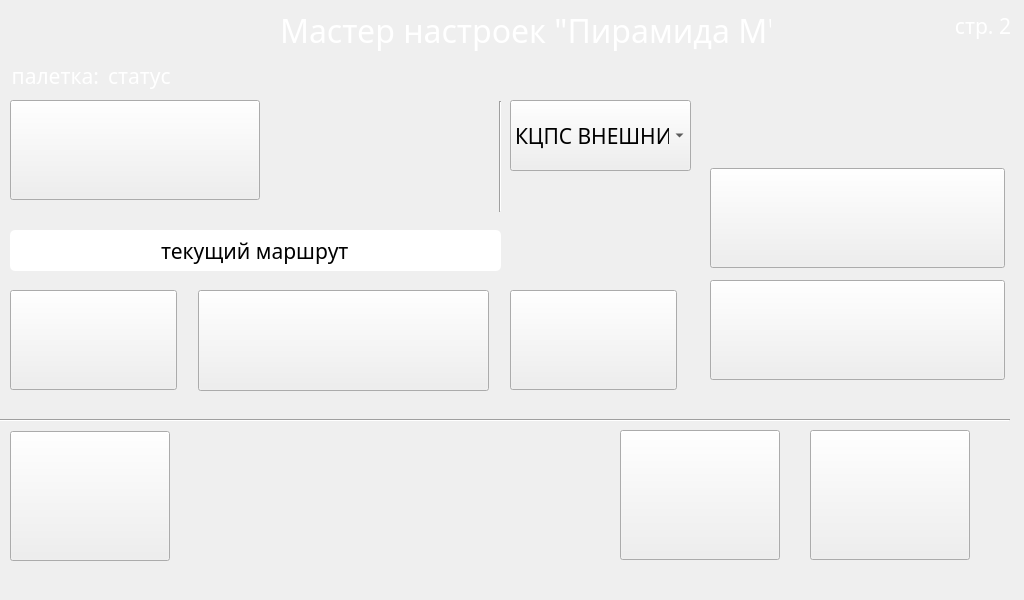
    <widget class="QWidget" name="Page2" native="true">
     <property name="minimumSize">
      <size>
       <width>1024</width>
       <height>600</height>
      </size>
     </property>
     <property name="maximumSize">
      <size>
       <width>1024</width>
       <height>600</height>
      </size>
     </property>
     <widget class="QLabel" name="page1_2">
      <property name="geometry">
       <rect>
        <x>920</x>
        <y>10</y>
        <width>91</width>
        <height>31</height>
       </rect>
      </property>
      <property name="palette">
       <palette>
        <active>
         <colorrole role="WindowText">
          <brush brushstyle="SolidPattern">
           <color alpha="255">
            <red>255</red>
            <green>255</green>
            <blue>255</blue>
           </color>
          </brush>
         </colorrole>
         <colorrole role="Text">
          <brush brushstyle="SolidPattern">
           <color alpha="255">
            <red>255</red>
            <green>255</green>
            <blue>255</blue>
           </color>
          </brush>
         </colorrole>
         <colorrole role="ButtonText">
          <brush brushstyle="SolidPattern">
           <color alpha="255">
            <red>255</red>
            <green>255</green>
            <blue>255</blue>
           </color>
          </brush>
         </colorrole>
        </active>
        <inactive>
         <colorrole role="WindowText">
          <brush brushstyle="SolidPattern">
           <color alpha="255">
            <red>255</red>
            <green>255</green>
            <blue>255</blue>
           </color>
          </brush>
         </colorrole>
         <colorrole role="Text">
          <brush brushstyle="SolidPattern">
           <color alpha="255">
            <red>255</red>
            <green>255</green>
            <blue>255</blue>
           </color>
          </brush>
         </colorrole>
         <colorrole role="ButtonText">
          <brush brushstyle="SolidPattern">
           <color alpha="255">
            <red>255</red>
            <green>255</green>
            <blue>255</blue>
           </color>
          </brush>
         </colorrole>
        </inactive>
        <disabled>
         <colorrole role="WindowText">
          <brush brushstyle="SolidPattern">
           <color alpha="255">
            <red>120</red>
            <green>120</green>
            <blue>120</blue>
           </color>
          </brush>
         </colorrole>
         <colorrole role="Text">
          <brush brushstyle="SolidPattern">
           <color alpha="255">
            <red>120</red>
            <green>120</green>
            <blue>120</blue>
           </color>
          </brush>
         </colorrole>
         <colorrole role="ButtonText">
          <brush brushstyle="SolidPattern">
           <color alpha="255">
            <red>120</red>
            <green>120</green>
            <blue>120</blue>
           </color>
          </brush>
         </colorrole>
        </disabled>
       </palette>
      </property>
      <property name="font">
       <font>
        <family>Trebuchet MS</family>
        <pointsize>16</pointsize>
       </font>
      </property>
      <property name="text">
       <string>стр. 2</string>
      </property>
      <property name="alignment">
       <set>Qt::AlignRight|Qt::AlignTrailing|Qt::AlignVCenter</set>
      </property>
     </widget>
     <widget class="QLabel" name="paletLbl_2">
      <property name="geometry">
       <rect>
        <x>8</x>
        <y>60</y>
        <width>91</width>
        <height>31</height>
       </rect>
      </property>
      <property name="palette">
       <palette>
        <active>
         <colorrole role="WindowText">
          <brush brushstyle="SolidPattern">
           <color alpha="255">
            <red>255</red>
            <green>255</green>
            <blue>255</blue>
           </color>
          </brush>
         </colorrole>
         <colorrole role="Text">
          <brush brushstyle="SolidPattern">
           <color alpha="255">
            <red>255</red>
            <green>255</green>
            <blue>255</blue>
           </color>
          </brush>
         </colorrole>
         <colorrole role="ButtonText">
          <brush brushstyle="SolidPattern">
           <color alpha="255">
            <red>255</red>
            <green>255</green>
            <blue>255</blue>
           </color>
          </brush>
         </colorrole>
        </active>
        <inactive>
         <colorrole role="WindowText">
          <brush brushstyle="SolidPattern">
           <color alpha="255">
            <red>255</red>
            <green>255</green>
            <blue>255</blue>
           </color>
          </brush>
         </colorrole>
         <colorrole role="Text">
          <brush brushstyle="SolidPattern">
           <color alpha="255">
            <red>255</red>
            <green>255</green>
            <blue>255</blue>
           </color>
          </brush>
         </colorrole>
         <colorrole role="ButtonText">
          <brush brushstyle="SolidPattern">
           <color alpha="255">
            <red>255</red>
            <green>255</green>
            <blue>255</blue>
           </color>
          </brush>
         </colorrole>
        </inactive>
        <disabled>
         <colorrole role="WindowText">
          <brush brushstyle="SolidPattern">
           <color alpha="255">
            <red>120</red>
            <green>120</green>
            <blue>120</blue>
           </color>
          </brush>
         </colorrole>
         <colorrole role="Text">
          <brush brushstyle="SolidPattern">
           <color alpha="255">
            <red>120</red>
            <green>120</green>
            <blue>120</blue>
           </color>
          </brush>
         </colorrole>
         <colorrole role="ButtonText">
          <brush brushstyle="SolidPattern">
           <color alpha="255">
            <red>120</red>
            <green>120</green>
            <blue>120</blue>
           </color>
          </brush>
         </colorrole>
        </disabled>
       </palette>
      </property>
      <property name="font">
       <font>
        <family>Trebuchet MS</family>
        <pointsize>16</pointsize>
       </font>
      </property>
      <property name="text">
       <string>палетка:</string>
      </property>
      <property name="alignment">
       <set>Qt::AlignRight|Qt::AlignTrailing|Qt::AlignVCenter</set>
      </property>
     </widget>
     <widget class="QLabel" name="caption_3">
      <property name="geometry">
       <rect>
        <x>280</x>
        <y>10</y>
        <width>491</width>
        <height>41</height>
       </rect>
      </property>
      <property name="palette">
       <palette>
        <active>
         <colorrole role="WindowText">
          <brush brushstyle="SolidPattern">
           <color alpha="255">
            <red>255</red>
            <green>255</green>
            <blue>255</blue>
           </color>
          </brush>
         </colorrole>
         <colorrole role="Text">
          <brush brushstyle="SolidPattern">
           <color alpha="255">
            <red>255</red>
            <green>255</green>
            <blue>255</blue>
           </color>
          </brush>
         </colorrole>
         <colorrole role="ButtonText">
          <brush brushstyle="SolidPattern">
           <color alpha="255">
            <red>255</red>
            <green>255</green>
            <blue>255</blue>
           </color>
          </brush>
         </colorrole>
        </active>
        <inactive>
         <colorrole role="WindowText">
          <brush brushstyle="SolidPattern">
           <color alpha="255">
            <red>255</red>
            <green>255</green>
            <blue>255</blue>
           </color>
          </brush>
         </colorrole>
         <colorrole role="Text">
          <brush brushstyle="SolidPattern">
           <color alpha="255">
            <red>255</red>
            <green>255</green>
            <blue>255</blue>
           </color>
          </brush>
         </colorrole>
         <colorrole role="ButtonText">
          <brush brushstyle="SolidPattern">
           <color alpha="255">
            <red>255</red>
            <green>255</green>
            <blue>255</blue>
           </color>
          </brush>
         </colorrole>
        </inactive>
        <disabled>
         <colorrole role="WindowText">
          <brush brushstyle="SolidPattern">
           <color alpha="255">
            <red>120</red>
            <green>120</green>
            <blue>120</blue>
           </color>
          </brush>
         </colorrole>
         <colorrole role="Text">
          <brush brushstyle="SolidPattern">
           <color alpha="255">
            <red>120</red>
            <green>120</green>
            <blue>120</blue>
           </color>
          </brush>
         </colorrole>
         <colorrole role="ButtonText">
          <brush brushstyle="SolidPattern">
           <color alpha="255">
            <red>120</red>
            <green>120</green>
            <blue>120</blue>
           </color>
          </brush>
         </colorrole>
        </disabled>
       </palette>
      </property>
      <property name="font">
       <font>
        <family>Trebuchet MS</family>
        <pointsize>24</pointsize>
       </font>
      </property>
      <property name="text">
       <string>Мастер настроек &quot;Пирамида М&quot;</string>
      </property>
      <property name="alignment">
       <set>Qt::AlignLeading|Qt::AlignLeft|Qt::AlignVCenter</set>
      </property>
     </widget>
     <widget class="QLabel" name="routeStatus">
      <property name="geometry">
       <rect>
        <x>108</x>
        <y>60</y>
        <width>391</width>
        <height>31</height>
       </rect>
      </property>
      <property name="palette">
       <palette>
        <active>
         <colorrole role="WindowText">
          <brush brushstyle="SolidPattern">
           <color alpha="255">
            <red>255</red>
            <green>255</green>
            <blue>255</blue>
           </color>
          </brush>
         </colorrole>
         <colorrole role="Text">
          <brush brushstyle="SolidPattern">
           <color alpha="255">
            <red>255</red>
            <green>255</green>
            <blue>255</blue>
           </color>
          </brush>
         </colorrole>
         <colorrole role="ButtonText">
          <brush brushstyle="SolidPattern">
           <color alpha="255">
            <red>255</red>
            <green>255</green>
            <blue>255</blue>
           </color>
          </brush>
         </colorrole>
        </active>
        <inactive>
         <colorrole role="WindowText">
          <brush brushstyle="SolidPattern">
           <color alpha="255">
            <red>255</red>
            <green>255</green>
            <blue>255</blue>
           </color>
          </brush>
         </colorrole>
         <colorrole role="Text">
          <brush brushstyle="SolidPattern">
           <color alpha="255">
            <red>255</red>
            <green>255</green>
            <blue>255</blue>
           </color>
          </brush>
         </colorrole>
         <colorrole role="ButtonText">
          <brush brushstyle="SolidPattern">
           <color alpha="255">
            <red>255</red>
            <green>255</green>
            <blue>255</blue>
           </color>
          </brush>
         </colorrole>
        </inactive>
        <disabled>
         <colorrole role="WindowText">
          <brush brushstyle="SolidPattern">
           <color alpha="255">
            <red>120</red>
            <green>120</green>
            <blue>120</blue>
           </color>
          </brush>
         </colorrole>
         <colorrole role="Text">
          <brush brushstyle="SolidPattern">
           <color alpha="255">
            <red>120</red>
            <green>120</green>
            <blue>120</blue>
           </color>
          </brush>
         </colorrole>
         <colorrole role="ButtonText">
          <brush brushstyle="SolidPattern">
           <color alpha="255">
            <red>120</red>
            <green>120</green>
            <blue>120</blue>
           </color>
          </brush>
         </colorrole>
        </disabled>
       </palette>
      </property>
      <property name="font">
       <font>
        <family>Trebuchet MS</family>
        <pointsize>16</pointsize>
       </font>
      </property>
      <property name="text">
       <string>статус</string>
      </property>
      <property name="alignment">
       <set>Qt::AlignLeading|Qt::AlignLeft|Qt::AlignVCenter</set>
      </property>
     </widget>
     <widget class="Line" name="line_7">
      <property name="geometry">
       <rect>
        <x>490</x>
        <y>101</y>
        <width>20</width>
        <height>111</height>
       </rect>
      </property>
      <property name="orientation">
       <enum>Qt::Vertical</enum>
      </property>
     </widget>
     <widget class="Line" name="line_8">
      <property name="geometry">
       <rect>
        <x>-10</x>
        <y>410</y>
        <width>1020</width>
        <height>20</height>
       </rect>
      </property>
      <property name="orientation">
       <enum>Qt::Horizontal</enum>
      </property>
     </widget>
     <widget class="QPushButton" name="loadNewRouteBut">
      <property name="geometry">
       <rect>
        <x>10</x>
        <y>100</y>
        <width>250</width>
        <height>100</height>
       </rect>
      </property>
      <property name="font">
       <font>
        <family>Trebuchet MS</family>
        <pointsize>14</pointsize>
       </font>
      </property>
      <property name="styleSheet">
       <string notr="true"> QPushButton:hover:pressed {
    padding-right: 15px; /* make room for the arrows */
	border-image: url(:/Pyramid/zagr_trek_n.png);
     border-width: 3;}
 
QPushButton{
     padding-right: 15px; /* make room for the arrows */
   	border-image: url(:/Pyramid/zagr_trek.png);
     border-width: 3;}

 QPushButton:hover {
    padding-right: 15px; /* make room for the arrows */
   border-image: url(:/Pyramid/zagr_trek.png);
     border-width: 3;}

QPushButton:disabled {
    padding-right: 15px; /* make room for the arrows */
	border-image: url(:/Pyramid/zagr_trek_n.png);
     border-width: 3;}</string>
      </property>
      <property name="text">
       <string/>
      </property>
     </widget>
     <widget class="QPushButton" name="dontUseRoute">
      <property name="geometry">
       <rect>
        <x>710</x>
        <y>280</y>
        <width>295</width>
        <height>100</height>
       </rect>
      </property>
      <property name="styleSheet">
       <string notr="true"> QPushButton:hover:pressed {
    padding-right: 15px; /* make room for the arrows */
	border-image: url(:/Pyramid/ne_isp_n.png);
     border-width: 3;}
 
QPushButton{
     padding-right: 15px; /* make room for the arrows */
   	border-image: url(:/Pyramid/ne_isp.png);
     border-width: 3;}

 QPushButton:hover {
    padding-right: 15px; /* make room for the arrows */
   border-image: url(:/Pyramid/ne_isp.png);
     border-width: 3;}
 QPushButton:disabled {
    padding-right: 15px; /* make room for the arrows */
	border-image: url(:/Pyramid/ne_isp_n.png);
     border-width: 3;}</string>
      </property>
      <property name="text">
       <string/>
      </property>
     </widget>
     <widget class="QPushButton" name="useLastRoute">
      <property name="geometry">
       <rect>
        <x>710</x>
        <y>168</y>
        <width>295</width>
        <height>100</height>
       </rect>
      </property>
      <property name="styleSheet">
       <string notr="true"> QPushButton:hover:pressed {
    padding-right: 15px; /* make room for the arrows */
	border-image: url(:/Pyramid/isp_posledniy_n.png);
     border-width: 3;}
 
QPushButton{
     padding-right: 15px; /* make room for the arrows */
   	border-image: url(:/Pyramid/isp_posledniy.png);
     border-width: 3;}

 QPushButton:hover {
    padding-right: 15px; /* make room for the arrows */
   border-image: url(:/Pyramid/isp_posledniy.png);
     border-width: 3;}
 QPushButton:disabled {
    padding-right: 15px; /* make room for the arrows */
	border-image: url(:/Pyramid/isp_posledniy_n.png);
     border-width: 3;}</string>
      </property>
      <property name="text">
       <string/>
      </property>
     </widget>
     <widget class="QPushButton" name="pervRoute">
      <property name="geometry">
       <rect>
        <x>10</x>
        <y>290</y>
        <width>167</width>
        <height>100</height>
       </rect>
      </property>
      <property name="font">
       <font>
        <family>Trebuchet MS</family>
        <pointsize>10</pointsize>
       </font>
      </property>
      <property name="styleSheet">
       <string notr="true"> QPushButton:hover:pressed {
    padding-right: 15px; /* make room for the arrows */
	border-image: url(:/Pyramid/predidushiy_n.png);
     border-width: 3;}
 
QPushButton{
     padding-right: 15px; /* make room for the arrows */
   	border-image: url(:/Pyramid/predidushiy.png);
     border-width: 3;}

 QPushButton:hover {
    padding-right: 15px; /* make room for the arrows */
   border-image: url(:/Pyramid/predidushiy.png);
     border-width: 3;}
QPushButton:disabled {
    padding-right: 15px; /* make room for the arrows */
	border-image: url(:/Pyramid/predidushiy_n.png);
     border-width: 3;}</string>
      </property>
      <property name="text">
       <string/>
      </property>
     </widget>
     <widget class="QPushButton" name="nextRoute">
      <property name="geometry">
       <rect>
        <x>510</x>
        <y>290</y>
        <width>167</width>
        <height>100</height>
       </rect>
      </property>
      <property name="font">
       <font>
        <family>Trebuchet MS</family>
        <pointsize>10</pointsize>
       </font>
      </property>
      <property name="styleSheet">
       <string notr="true"> QPushButton:hover:pressed {
    padding-right: 15px; /* make room for the arrows */
	border-image: url(:/Pyramid/sledujushiy_n.png);
     border-width: 3;}
 
QPushButton{
     padding-right: 15px; /* make room for the arrows */
   	border-image: url(:/Pyramid/sledujushiy.png);
     border-width: 3;}

 QPushButton:hover {
    padding-right: 15px; /* make room for the arrows */
   border-image: url(:/Pyramid/sledujushiy.png);
     border-width: 3;}
 QPushButton:disabled {
    padding-right: 15px; /* make room for the arrows */
	border-image: url(:/Pyramid/sledujushiy_n.png);
     border-width: 3;}
 </string>
      </property>
      <property name="text">
       <string/>
      </property>
     </widget>
     <widget class="QPushButton" name="nextButPage2">
      <property name="geometry">
       <rect>
        <x>810</x>
        <y>430</y>
        <width>160</width>
        <height>130</height>
       </rect>
      </property>
      <property name="styleSheet">
       <string notr="true"> QPushButton:hover:pressed {
    padding-right: 15px; /* make room for the arrows */
	border-image: url(:/Pyramid/dalee_n.png);
     border-width: 3;}
 
QPushButton{
     padding-right: 15px; /* make room for the arrows */
   	border-image: url(:/Pyramid/dalee.png);
     border-width: 3;}

 QPushButton:hover {
    padding-right: 15px; /* make room for the arrows */
   border-image: url(:/Pyramid/dalee.png);
     border-width: 3;}</string>
      </property>
      <property name="text">
       <string/>
      </property>
     </widget>
     <widget class="QPushButton" name="cancelButPage2">
      <property name="geometry">
       <rect>
        <x>620</x>
        <y>430</y>
        <width>160</width>
        <height>130</height>
       </rect>
      </property>
      <property name="styleSheet">
       <string notr="true"> QPushButton:hover:pressed {
    padding-right: 15px; /* make room for the arrows */
	border-image: url(:/Pyramid/gps_cancel_n.png);
     border-width: 3;}
 
QPushButton{
     padding-right: 15px; /* make room for the arrows */
   	border-image: url(:/Pyramid/gps_cancel.png);
     border-width: 3;}

 QPushButton:hover {
    padding-right: 15px; /* make room for the arrows */
   border-image: url(:/Pyramid/gps_cancel.png);
     border-width: 3;}</string>
      </property>
      <property name="text">
       <string/>
      </property>
     </widget>
     <widget class="QPushButton" name="drawSelectedRoute">
      <property name="geometry">
       <rect>
        <x>198</x>
        <y>290</y>
        <width>291</width>
        <height>101</height>
       </rect>
      </property>
      <property name="styleSheet">
       <string notr="true"> QPushButton:hover:pressed {
    padding-right: 15px; /* make room for the arrows */
	border-image: url(:/Pyramid/zagr_vibranniy_n.png);
     border-width: 3;}
 
QPushButton{
     padding-right: 15px; /* make room for the arrows */
   	border-image: url(:/Pyramid/zagr_vibranniy.png);
     border-width: 3;}

 QPushButton:hover {
    padding-right: 15px; /* make room for the arrows */
   border-image: url(:/Pyramid/zagr_vibranniy.png);
     border-width: 3;}
 QPushButton:disabled {
    padding-right: 15px; /* make room for the arrows */
	border-image: url(:/Pyramid/zagr_vibranniy_n.png);
     border-width: 3;}</string>
      </property>
      <property name="text">
       <string/>
      </property>
     </widget>
     <widget class="QLineEdit" name="nameOfRoute">
      <property name="geometry">
       <rect>
        <x>10</x>
        <y>230</y>
        <width>491</width>
        <height>41</height>
       </rect>
      </property>
      <property name="font">
       <font>
        <family>Trebuchet MS</family>
        <pointsize>16</pointsize>
       </font>
      </property>
      <property name="styleSheet">
       <string notr="true"> QLineEdit {
     background-color: white;

     background-attachment: fixed;
 	 border-radius: 5px;
	background-color: rgb(255, 255, 255);
 }
</string>
      </property>
      <property name="text">
       <string>текущий маршрут</string>
      </property>
      <property name="alignment">
       <set>Qt::AlignCenter</set>
      </property>
      <property name="readOnly">
       <bool>true</bool>
      </property>
     </widget>
     <widget class="QPushButton" name="backButPage2">
      <property name="geometry">
       <rect>
        <x>10</x>
        <y>431</y>
        <width>160</width>
        <height>130</height>
       </rect>
      </property>
      <property name="styleSheet">
       <string notr="true"> QPushButton:hover:pressed {
    padding-right: 15px; /* make room for the arrows */
	border-image: url(:/Pyramid/nazad_n_.png);
     border-width: 3;}
 
QPushButton{
     padding-right: 15px; /* make room for the arrows */
   	border-image: url(:/Pyramid/nazad_.png);
     border-width: 3;}

 QPushButton:hover {
    padding-right: 15px; /* make room for the arrows */
   border-image: url(:/Pyramid/nazad_.png);
     border-width: 3;}</string>
      </property>
      <property name="text">
       <string/>
      </property>
     </widget>
     <widget class="QComboBox" name="routeSource">
      <property name="geometry">
       <rect>
        <x>510</x>
        <y>100</y>
        <width>181</width>
        <height>71</height>
       </rect>
      </property>
      <property name="font">
       <font>
        <family>Trebuchet MS</family>
        <pointsize>16</pointsize>
       </font>
      </property>
      <property name="currentIndex">
       <number>0</number>
      </property>
      <item>
       <property name="text">
        <string>КЦПС ВНЕШНИЙ</string>
       </property>
      </item>
      <item>
       <property name="text">
        <string>КЦПС ВНУТР</string>
       </property>
      </item>
      <item>
       <property name="text">
        <string>ШТАБ ВНЕШНИЙ</string>
       </property>
      </item>
      <item>
       <property name="text">
        <string>ШТАБ ВНУТР</string>
       </property>
      </item>
      <item>
       <property name="text">
        <string>ВПУ ВНЕШНИЙ</string>
       </property>
      </item>
      <item>
       <property name="text">
        <string>ВПУ ВНУТР</string>
       </property>
      </item>
      <item>
       <property name="text">
        <string>ГКЦПС ВНЕШНИЙ</string>
       </property>
      </item>
      <item>
       <property name="text">
        <string>ГКЦПС ВНУТР</string>
       </property>
      </item>
     </widget>
    </widget>
